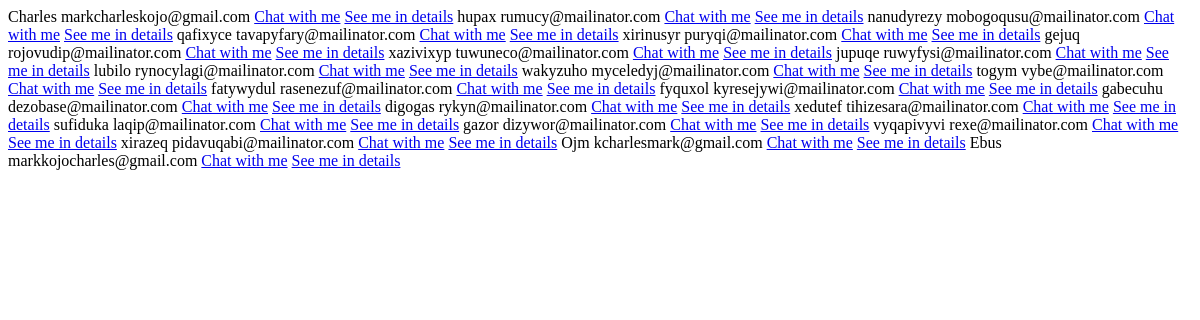
Page /all on the earlier database version.
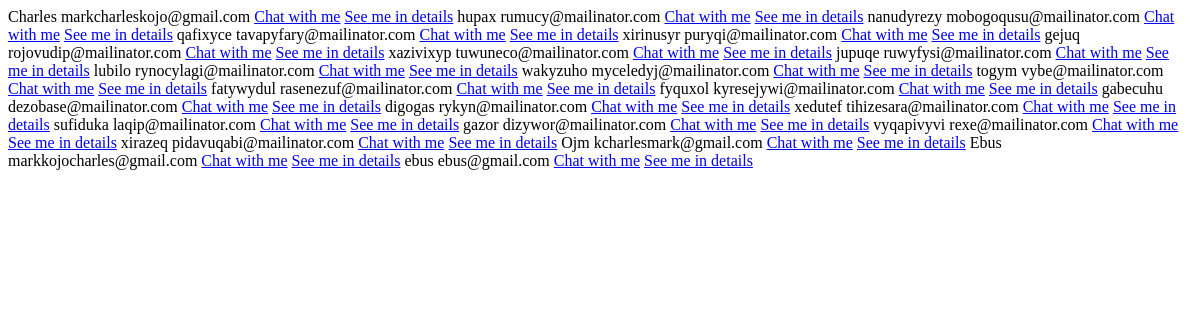
Same page on the later database version.
### userauth/models.py (models this page shows, shortened)
class User(AbstractUser):
    email = models.EmailField(unique=True)
    first_name = models.CharField(max_length=150, blank=True)
    last_name = models.CharField(max_length=150, blank=True)
    phone_number = models.CharField(max_length=25, blank=True)
    whatsapp_number = models.CharField(max_length=25, blank=True)
    USERNAME_FIELD = 'email'
    REQUIRED_FIELDS = ['username']

### ojm_core/views.py (the view)
# urls.py: path('all',views.all_users,name="all"),
def all_users(request):
    users = User.objects.all()
    context = {
        'users':users
    }
    return render(request,'users.html',context)

### templates/users.html
<div>
    {%for u in users%}
    {{u.username}}
    {{u.email}}
    <a href="{%url 'chatapp:chat' u.username%}">Chat with me</a>
    <a href="{%url 'ojm_core:single' u.pk%}">See me in details</a>
    {%endfor%}
</div>

Differences in the rows shown:
added User: username "ebus", email "ebus@gmail.com"
